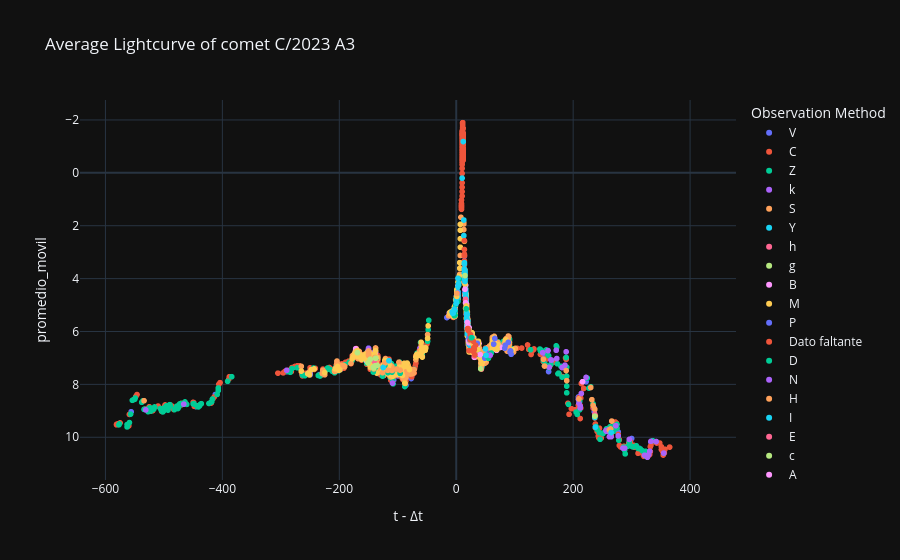

Notebook code for this chart:
### Code cell
# Curva de luz Promediada
labels = {'delta_t':'t - Δt','magnitud_reducida':'Max apparent total magnitude reduced', 'obs_method_key' : 'Observation Method'}
fig = px.scatter(curva_de_luz_promediada_df, x='delta_t', y='promedio_movil', color='obs_method_key', template= 'plotly_dark', labels= labels, title= f'Average Lightcurve of comet {nombre_cometa}')
fig.update_yaxes(autorange="reversed")
fig.show()

### Figure 1 — Plotly figure (JSON) as saved in the notebook; plotly's stock layout.template omitted (floating-point values rounded to 4 significant figures; data arrays with more than 128 entries replaced by an {"elided": "..."} marker saying what was removed)
{"data": [{"hovertemplate": "Observation Method=V<br>t - Δt=%{x}<br>promedio_movil=%{y}<extra></extra>", "legendgroup": "V", "marker": {"color": "#636efa", "symbol": "circle"}, "mode": "markers", "name": "V", "showlegend": true, "type": "scattergl", "x": {"elided": "131 int values"}, "xaxis": "x", "y": {"elided": "131 float values"}, "yaxis": "y"}, {"hovertemplate": "Observation Method=C<br>t - Δt=%{x}<br>promedio_movil=%{y}<extra></extra>", "legendgroup": "C", "marker": {"color": "#EF553B", "symbol": "circle"}, "mode": "markers", "name": "C", "showlegend": true, "type": "scattergl", "x": {"elided": "719 int values"}, "xaxis": "x", "y": {"elided": "719 float values"}, "yaxis": "y"}, {"hovertemplate": "Observation Method=Z<br>t - Δt=%{x}<br>promedio_movil=%{y}<extra></extra>", "legendgroup": "Z", "marker": {"color": "#00cc96", "symbol": "circle"}, "mode": "markers", "name": "Z", "showlegend": true, "type": "scattergl", "x": {"elided": "467 int values"}, "xaxis": "x", "y": {"elided": "467 float values"}, "yaxis": "y"}, {"hovertemplate": "Observation Method=k<br>t - Δt=%{x}<br>promedio_movil=%{y}<extra></extra>", "legendgroup": "k", "marker": {"color": "#ab63fa", "symbol": "circle"}, "mode": "markers", "name": "k", "showlegend": true, "type": "scattergl", "x": [355, 342, 333, 331, 329, 327, 322, 296, 288, 285, 277, 273, 265, 263, 262, 261, 260, 257, 256, 236, 222, 214, 212, 212, 210, 209, 188, 186, 181, 172, 171, 163, 162, 159, 157, 148, 62, 61, 60, 55, 45, 34, 30, 26, 25, 22, 21, 5, 4, 3, 1, 0, -1, -2, -2, -3, -3, -3, -4, -7, -9, -9, -12, -62, -94, -109, -110, -120, -138, -138, -138, -139, -139, -139, -139, -144, -148, -149, -150, -150, -151, -153, -166, -198, -207, -250, -290, -466, -531], "xaxis": "x", "y": [10.6, 10.16, 10.15, 10.53, 10.66, 10.76, 10.68, 10.08, 10.41, 10.41, 9.948, 9.561, 9.98, 9.842, 9.98, 9.766, 9.715, 9.774, 9.744, 8.899, 7.735, 8.344, 8.889, 8.822, 8.711, 8.562, 6.767, 7.271, 7.363, 7.022, 6.709, 7.079, 7.076, 7.351, 6.722, 6.801, 6.285, 6.521, 6.696, 6.986, 6.825, 6.75, 6.326, 6.357, 6.298, 6.658, 6.075, 3.993, 4.045, 4.744, 4.528, 4.748, 4.991, 5.108, 5.225, 5.2, 5.326, 5.237, 5.261, 5.314, 5.36, 5.313, 5.304, 6.628, 7.599, 7.95, 7.341, 7.234, 7.442, 6.923, 6.901, 7.043, 7.041, 7.004, 6.747, 7.047, 7.058, 7.082, 6.707, 6.651, 6.733, 7.071, 6.758, 7.366, 7.448, 7.591, 7.467, 8.748, 8.966], "yaxis": "y"}, {"hovertemplate": "Observation Method=S<br>t - Δt=%{x}<br>promedio_movil=%{y}<extra></extra>", "legendgroup": "S", "marker": {"color": "#FFA15A", "symbol": "circle"}, "mode": "markers", "name": "S", "showlegend": true, "type": "scattergl", "x": {"elided": "581 int values"}, "xaxis": "x", "y": {"elided": "581 float values"}, "yaxis": "y"}, {"hovertemplate": "Observation Method=Y<br>t - Δt=%{x}<br>promedio_movil=%{y}<extra></extra>", "legendgroup": "Y", "marker": {"color": "#19d3f3", "symbol": "circle"}, "mode": "markers", "name": "Y", "showlegend": true, "type": "scattergl", "x": [265, 238, 237], "xaxis": "x", "y": [9.82, 9.615, 9.252], "yaxis": "y"}, {"hovertemplate": "Observation Method=h<br>t - Δt=%{x}<br>promedio_movil=%{y}<extra></extra>", "legendgroup": "h", "marker": {"color": "#FF6692", "symbol": "circle"}, "mode": "markers", "name": "h", "showlegend": true, "type": "scattergl", "x": [237], "xaxis": "x", "y": [9.13], "yaxis": "y"}, {"hovertemplate": "Observation Method=g<br>t - Δt=%{x}<br>promedio_movil=%{y}<extra></extra>", "legendgroup": "g", "marker": {"color": "#B6E880", "symbol": "circle"}, "mode": "markers", "name": "g", "showlegend": true, "type": "scattergl", "x": [237], "xaxis": "x", "y": [9.202], "yaxis": "y"}, {"hovertemplate": "Observation Method=B<br>t - Δt=%{x}<br>promedio_movil=%{y}<extra></extra>", "legendgroup": "B", "marker": {"color": "#FF97FF", "symbol": "circle"}, "mode": "markers", "name": "B", "showlegend": true, "type": "scattergl", "x": {"elided": "164 int values"}, "xaxis": "x", "y": {"elided": "164 float values"}, "yaxis": "y"}, {"hovertemplate": "Observation Method=M<br>t - Δt=%{x}<br>promedio_movil=%{y}<extra></extra>", "legendgroup": "M", "marker": {"color": "#FECB52", "symbol": "circle"}, "mode": "markers", "name": "M", "showlegend": true, "type": "scattergl", "x": {"elided": "554 int values"}, "xaxis": "x", "y": {"elided": "554 float values"}, "yaxis": "y"}, {"hovertemplate": "Observation Method=P<br>t - Δt=%{x}<br>promedio_movil=%{y}<extra></extra>", "legendgroup": "P", "marker": {"color": "#636efa", "symbol": "circle"}, "mode": "markers", "name": "P", "showlegend": true, "type": "scattergl", "x": [94, 93, 92, 89, 84, 83, 66, 64, 58, 56, 54, 49, 30, 24, 22, 18, 18, 17, 16, 16, 15, 15, 14, 3], "xaxis": "x", "y": [6.861, 6.734, 6.772, 6.411, 6.518, 6.631, 6.264, 6.479, NaN, 6.825, 6.945, 7.009, 6.632, 6.221, 6.498, 5.472, 5.561, 4.735, 4.531, 4.575, 4.515, 3.851, 3.155, 4.517], "yaxis": "y"}, {"hovertemplate": "Observation Method=Dato faltante<br>t - Δt=%{x}<br>promedio_movil=%{y}<extra></extra>", "legendgroup": "Dato faltante", "marker": {"color": "#EF553B", "symbol": "circle"}, "mode": "markers", "name": "Dato faltante", "showlegend": true, "type": "scattergl", "x": [64, 58, 53, 44, 25, 18, 18, 18, 4], "xaxis": "x", "y": [NaN, NaN, NaN, NaN, NaN, NaN, NaN, NaN, NaN], "yaxis": "y"}, {"hovertemplate": "Observation Method=D<br>t - Δt=%{x}<br>promedio_movil=%{y}<extra></extra>", "legendgroup": "D", "marker": {"color": "#00cc96", "symbol": "circle"}, "mode": "markers", "name": "D", "showlegend": true, "type": "scattergl", "x": [60, 55, 53, 46, 35, 34, 5, 4, 3, 0, -1, -2, -2, -3, -3, -3, -4, -96, -102, -110, -117, -122, -126, -137, -138, -141, -142], "xaxis": "x", "y": [6.815, 7.011, NaN, 6.854, 6.859, 6.791, 4.019, 4.184, 4.866, 4.793, 4.991, 5.218, 5.383, 5.16, 5.282, 5.404, 5.275, 7.582, 7.418, 7.539, 7.556, 7.28, 7.689, 7.093, 7.352, 7.448, 7.534], "yaxis": "y"}, {"hovertemplate": "Observation Method=N<br>t - Δt=%{x}<br>promedio_movil=%{y}<extra></extra>", "legendgroup": "N", "marker": {"color": "#ab63fa", "symbol": "circle"}, "mode": "markers", "name": "N", "showlegend": true, "type": "scattergl", "x": [58], "xaxis": "x", "y": [6.901], "yaxis": "y"}, {"hovertemplate": "Observation Method=H<br>t - Δt=%{x}<br>promedio_movil=%{y}<extra></extra>", "legendgroup": "H", "marker": {"color": "#FFA15A", "symbol": "circle"}, "mode": "markers", "name": "H", "showlegend": true, "type": "scattergl", "x": [53, 46, 39, 35, -96, -102, -110, -117, -122, -126, -137, -138, -138, -139, -139, -141, -142, -150, -150, -150, -150], "xaxis": "x", "y": [6.617, 6.771, 6.634, 6.781, 7.46, 7.42, 7.472, 7.466, 7.191, 7.556, 7.129, 7.116, 7.047, 6.984, 7.027, 7.415, 7.378, 6.904, 6.847, 6.753, 6.751], "yaxis": "y"}, {"hovertemplate": "Observation Method=I<br>t - Δt=%{x}<br>promedio_movil=%{y}<extra></extra>", "legendgroup": "I", "marker": {"color": "#19d3f3", "symbol": "circle"}, "mode": "markers", "name": "I", "showlegend": true, "type": "scattergl", "x": [51, 50, 40, 37, 36, 34, 27, 25, 25, 25, 24, 24, 23, 22, 22, 22, 22, 22, 21, 21, 21, 21, 20, 20, 20, 20, 19, 19, 19, 19, 19, 18, 18, 18, 18, 18, 18, 18, 18, 18, 18, 17, 17, 17, 17, 17, 17, 17, 17, 16, 16, 16, 16, 16, 16, 16, 15, 15, 15, 15, 15, 15, 15, 15, 15, 15, 15, 15, 15, 14, 14, 14, 14, 14, 13, 13, 12, 10, 4, 4, 4, 4, 3, 3, 3, 3, 3, 3, 3, 3, 2, 2, 2, 1, 1, 1, 1, 0, 0, 0, 0, 0, -3, -3, -3, -5, -5, -6, -7], "xaxis": "x", "y": [6.901, 6.66, 6.864, 6.819, 6.767, 6.715, 6.23, 6.613, 6.253, 6.187, 6.267, 6.189, 6.327, 6.398, 6.465, 6.265, 6.209, 6.098, 6.286, 5.964, 5.964, 5.953, 5.954, 5.599, 5.754, 5.843, 6.096, 5.767, 5.579, 5.356, 5.723, 5.878, NaN, NaN, 5.295, 5.628, 5.395, 5.328, 5.395, 5.55, 5.484, 5.084, 5.002, 5.024, 4.935, 4.813, 4.746, 4.813, 5.024, 4.773, 4.464, 4.398, 4.564, 4.453, 4.564, 4.631, 4.108, 4.006, 4.051, 3.795, 3.884, 3.895, 3.795, 3.851, 3.851, 3.718, 3.706, 3.784, 3.906, 3.789, 3.758, 3.633, 3.444, 3.399, 2.375, 1.784, -1.182, 0.2004, 4.234, 4.229, 4.186, NaN, NaN, 3.989, 4.305, 4.576, 4.577, 4.588, 4.499, 4.699, 4.68, 4.661, 4.641, 4.637, 4.615, 4.605, 4.607, 4.75, 4.881, 4.914, 4.903, 4.936, 5.186, 5.151, 5.171, 5.305, 5.29, 5.314, 5.264], "yaxis": "y"}, {"hovertemplate": "Observation Method=E<br>t - Δt=%{x}<br>promedio_movil=%{y}<extra></extra>", "legendgroup": "E", "marker": {"color": "#FF6692", "symbol": "circle"}, "mode": "markers", "name": "E", "showlegend": true, "type": "scattergl", "x": [44, 43, 35, 33, 32, 31, 25, 24, 16, -140], "xaxis": "x", "y": [NaN, 7.416, 6.715, 6.773, 6.612, 6.925, 6.12, 6.222, 4.783, 7.13], "yaxis": "y"}, {"hovertemplate": "Observation Method=c<br>t - Δt=%{x}<br>promedio_movil=%{y}<extra></extra>", "legendgroup": "c", "marker": {"color": "#B6E880", "symbol": "circle"}, "mode": "markers", "name": "c", "showlegend": true, "type": "scattergl", "x": [42, 34, 15, -135, -138, -139, -141, -142, -147, -151, -169], "xaxis": "x", "y": [7.412, 6.704, 3.884, 7.285, 7.012, 7.299, 7.381, 7.356, 7.051, 7.188, 6.801], "yaxis": "y"}, {"hovertemplate": "Observation Method=A<br>t - Δt=%{x}<br>promedio_movil=%{y}<extra></extra>", "legendgroup": "A", "marker": {"color": "#FF97FF", "symbol": "circle"}, "mode": "markers", "name": "A", "showlegend": true, "type": "scattergl", "x": [41, 36, 35, 26, 24, 22, 21, 20, 20, 19, 18, 18, 18, 17, 16, 15], "xaxis": "x", "y": [6.876, 6.6, 6.615, 6.335, 6.278, 6.42, 6.342, 5.81, 5.932, 5.656, NaN, NaN, NaN, 4.946, 4.915, 4.401], "yaxis": "y"}, {"hovertemplate": "Observation Method=O<br>t - Δt=%{x}<br>promedio_movil=%{y}<extra></extra>", "legendgroup": "O", "marker": {"color": "#FECB52", "symbol": "circle"}, "mode": "markers", "name": "O", "showlegend": true, "type": "scattergl", "x": [37, 32, 30, 29, 24, 23, 17, 1], "xaxis": "x", "y": [6.675, 6.601, 6.599, 6.509, 6.356, 6.349, 5.035, 4.673], "yaxis": "y"}, {"hovertemplate": "Observation Method=T<br>t - Δt=%{x}<br>promedio_movil=%{y}<extra></extra>", "legendgroup": "T", "marker": {"color": "#636efa", "symbol": "circle"}, "mode": "markers", "name": "T", "showlegend": true, "type": "scattergl", "x": [36, 23, 22], "xaxis": "x", "y": [6.444, 6.316, 6.243], "yaxis": "y"}, {"hovertemplate": "Observation Method=-<br>t - Δt=%{x}<br>promedio_movil=%{y}<extra></extra>", "legendgroup": "-", "marker": {"color": "#EF553B", "symbol": "circle"}, "mode": "markers", "name": "-", "showlegend": true, "type": "scattergl", "x": [33, 32, 31, 30, 30, 29, 26, 24, 24, 22, 21, 20, 19, 14, 14, 14, 14, 11], "xaxis": "x", "y": [6.518, 6.887, 6.671, 6.773, 6.614, 6.365, 6.275, 6.115, 6.311, 6.723, 5.971, 5.888, 5.898, 3.144, 3.077, 2.899, 2.566, -1.649], "yaxis": "y"}, {"hovertemplate": "Observation Method=G<br>t - Δt=%{x}<br>promedio_movil=%{y}<extra></extra>", "legendgroup": "G", "marker": {"color": "#00cc96", "symbol": "circle"}, "mode": "markers", "name": "G", "showlegend": true, "type": "scattergl", "x": [26, 18, 17], "xaxis": "x", "y": [6.235, NaN, 5.144], "yaxis": "y"}, {"hovertemplate": "Observation Method=t<br>t - Δt=%{x}<br>promedio_movil=%{y}<extra></extra>", "legendgroup": "t", "marker": {"color": "#ab63fa", "symbol": "circle"}, "mode": "markers", "name": "t", "showlegend": true, "type": "scattergl", "x": [4, 2], "xaxis": "x", "y": [NaN, 4.545], "yaxis": "y"}, {"hovertemplate": "Observation Method=i<br>t - Δt=%{x}<br>promedio_movil=%{y}<extra></extra>", "legendgroup": "i", "marker": {"color": "#FFA15A", "symbol": "circle"}, "mode": "markers", "name": "i", "showlegend": true, "type": "scattergl", "x": [1], "xaxis": "x", "y": [4.56], "yaxis": "y"}, {"hovertemplate": "Observation Method=d<br>t - Δt=%{x}<br>promedio_movil=%{y}<extra></extra>", "legendgroup": "d", "marker": {"color": "#19d3f3", "symbol": "circle"}, "mode": "markers", "name": "d", "showlegend": true, "type": "scattergl", "x": [-115, -125], "xaxis": "x", "y": [7.106, 7.361], "yaxis": "y"}], "layout": {"legend": {"title": {"text": "Observation Method"}, "tracegroupgap": 0}, "title": {"text": "Average Lightcurve of comet C/2023 A3"}, "xaxis": {"anchor": "y", "domain": [0, 1], "title": {"text": "t - Δt"}}, "yaxis": {"anchor": "x", "autorange": "reversed", "domain": [0, 1], "title": {"text": "promedio_movil"}}}}
